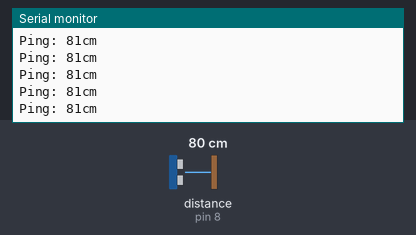
A sketch run on a simulated Arduino Uno, built with avr-gcc and run on an emulated ATmega328P. Shown: the last lines printed to the serial monitor. Inputs (shaded band) come from the test bench; at power-on: distance to the obstacle (sensor on pin 8) 80 cm. The echo pulse lasts 58.3 µs per cm.

Above: at 1.2 s.
1.3 s: distance to the obstacle (sensor on pin 8) set to 2 cm
At 1.34 s:
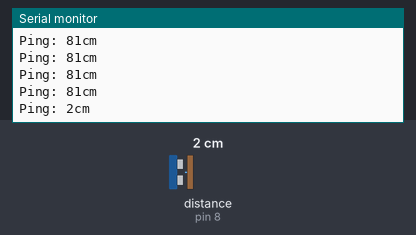
2.8 s: distance to the obstacle (sensor on pin 8) set to 60 cm
At 2.87 s:
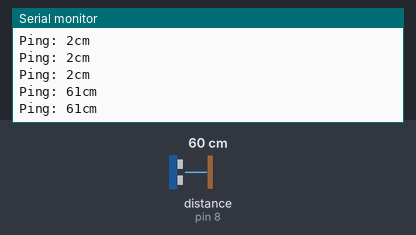
Timing chart, 0 to 5.8 s (numbered marks = the images above; inputs shaded):
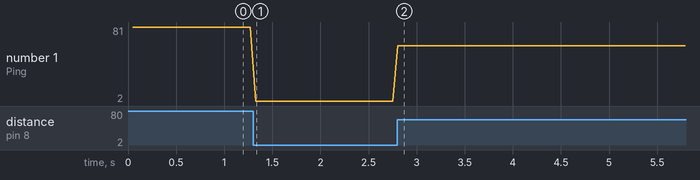

The sketch:

HC_SR04_Ultrasonic_Sensor.ino
```cpp
// ---------------------------------------------------------------------------
// Example NewPing library sketch that does a ping about 20 times per second.
// ---------------------------------------------------------------------------

#include <NewPing.h>

#define TRIGGER_PIN  9  // Arduino pin tied to trigger pin on the ultrasonic sensor.
#define ECHO_PIN     8  // Arduino pin tied to echo pin on the ultrasonic sensor.
#define MAX_DISTANCE 200 // Maximum distance we want to ping for (in centimeters). Maximum sensor distance is rated at 400-500cm.

NewPing sonar(TRIGGER_PIN, ECHO_PIN, MAX_DISTANCE); // NewPing setup of pins and maximum distance.

void setup() {
  Serial.begin(9600); // Open serial monitor at 115200 baud to see ping results.
}

void loop() {
  delay(50);                     // Wait 50ms between pings (about 20 pings/sec). 29ms should be the shortest delay between pings.
  Serial.print("Ping: ");
  Serial.print(sonar.ping_cm()); // Send ping, get distance in cm and print result (0 = outside set distance range)
  Serial.println("cm");
}
```

Measured:
- after the input at 1.3 s, the serial monitor: prints a new line at once (image 1)
- after the input at 2.8 s, the serial monitor: prints a new line at once (image 2)
- plotted number 1: 81 → 2 after the input at 1.3 s, 2 → 61 after the input at 2.8 s
